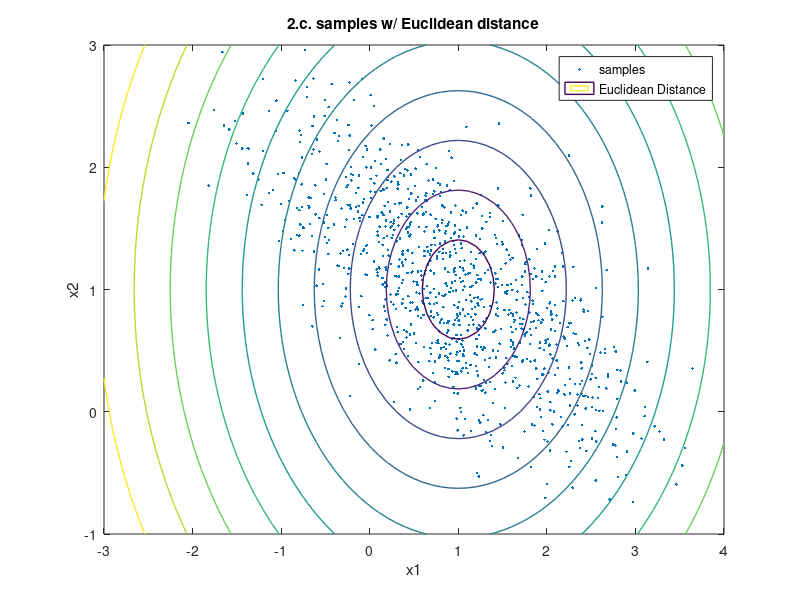

The MATLAB script that drew this image:
%close figure windows and clear workspace
close all; clc; warning off;

%initialized identity matrix and mu = [0 0]
muIdentity = [0 0];
Identity = [1 0; 0 1];

% real mu and sigma
mu = [1 ; 1];
sigma = [1 -0.5 ; -0.5 0.5];

% diagonalize sigma and use its diagonalization to transform samples from
% N(0,I) to N(mu,sigma)
[V,D,VT] = eig(sigma);
R = mvnrnd(muIdentity,Identity,1000);
T = V * sqrtm(D);
Sample = T * R'+mu;
d = sqrt(diag(D));


% Plot random samples
figure
plot(Sample(1,:),Sample(2,:),'.')
hold on

%Plot level curves of Euclidean distances
x1 = -3:.1:4; x2 = -1:.1:3;
[X1,X2] = meshgrid(x1,x2);
N = vecnorm([X1(:) X2(:)]'- mu);
N = reshape(N,length(x2),length(x1));
contour(x1,x2,N,'LineWidth',1);


title('2.c. samples w/ Euclidean distance')
legend('samples','Euclidean Distance','eigenvector1','eigenvector2')
xlabel('x1') 
ylabel('x2') 
axis([-3 4 -1 3])

hold off